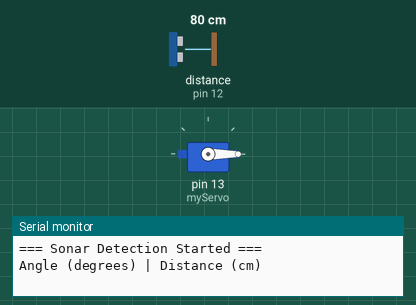
This sketch was run on a simulated Arduino Uno, built with avr-gcc and run on an emulated ATmega328P. Parts: servo, the last lines printed to the serial monitor. Wiring (inferred from the names in the program): ultrasonic range finder: trigger pin 11; echo pin 12. Inputs (shaded band) come from the test bench; at power-on: distance to the obstacle (sensor on pin 12) 80 cm. The echo pulse lasts 58.3 µs per cm.

Above: at 0.04 s.
1.3 s: distance to the obstacle (sensor on pin 12) set to 2 cm
At 3.59 s:
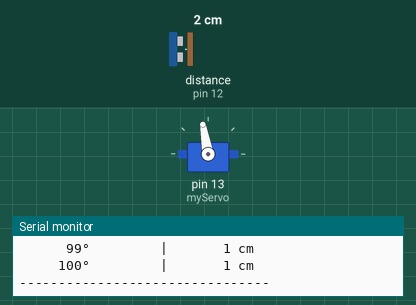
4.3 s: distance to the obstacle (sensor on pin 12) set to 120 cm
7.3 s: distance to the obstacle (sensor on pin 12) set to 299 cm
At 7.73 s:
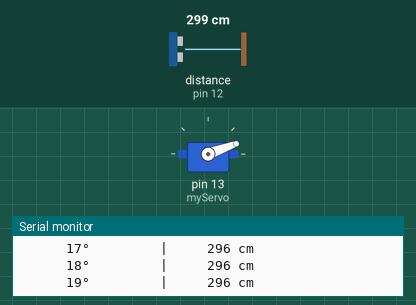
Timing chart, 0 to 16.3 s (numbered marks = the images above; inputs shaded):
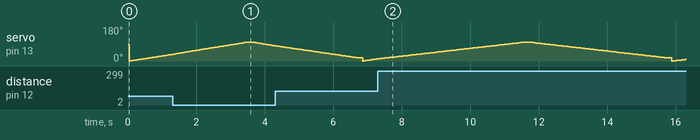

The sketch:

Radar.ino
```cpp
#include <Servo.h>

const int trigPin = 11;
const int echoPin = 12;
long duration;
int distance;
Servo myServo;

void setup() {
  pinMode(trigPin, OUTPUT);
  pinMode(echoPin, INPUT);
  Serial.begin(9600);
  myServo.attach(13);

  // Print header
  Serial.println("=== Sonar Detection Started ===");
  Serial.println("Angle (degrees) | Distance (cm)");
  Serial.println("--------------------------------");
}

void loop() {
  // Scanning from 0 to 100 degrees
  for(int i = 0; i <= 100; i++) {
    myServo.write(i);
    delay(30);
    distance = calculateDistance();

    // Print formatted output
    Serial.print("     ");
    if(i < 100) Serial.print(" ");
    if(i < 10) Serial.print(" ");
    Serial.print(i);
    Serial.print("°         |     ");
    if(distance < 100) Serial.print(" ");
    if(distance < 10) Serial.print(" ");
    Serial.print(distance);
    Serial.println(" cm");
  }

  Serial.println("--------------------------------");
  Serial.println("Reversing direction...");
  Serial.println("--------------------------------");

  // Scanning back from 165 to 15 degrees
  for(int i = 100; i > 15; i--) {
    myServo.write(i);
    delay(30);
    distance = calculateDistance();

    // Print formatted output
    Serial.print("     ");
    if(i < 100) Serial.print(" ");
    if(i < 10) Serial.print(" ");
    Serial.print(i);
    Serial.print("°         |     ");
    if(distance < 100) Serial.print(" ");
    if(distance < 10) Serial.print(" ");
    Serial.print(distance);
    Serial.println(" cm");
  }

  Serial.println("--------------------------------");
  Serial.println("Scan complete. Starting new scan...");
  Serial.println("--------------------------------");
}

// Your existing calculateDistance function remains the same
int calculateDistance() {
  digitalWrite(trigPin, LOW);
  delayMicroseconds(2);
  digitalWrite(trigPin, HIGH);
  delayMicroseconds(10);
  digitalWrite(trigPin, LOW);
  duration = pulseIn(echoPin, HIGH);
  distance = duration * 0.034 / 2;
  return distance;
}
```
